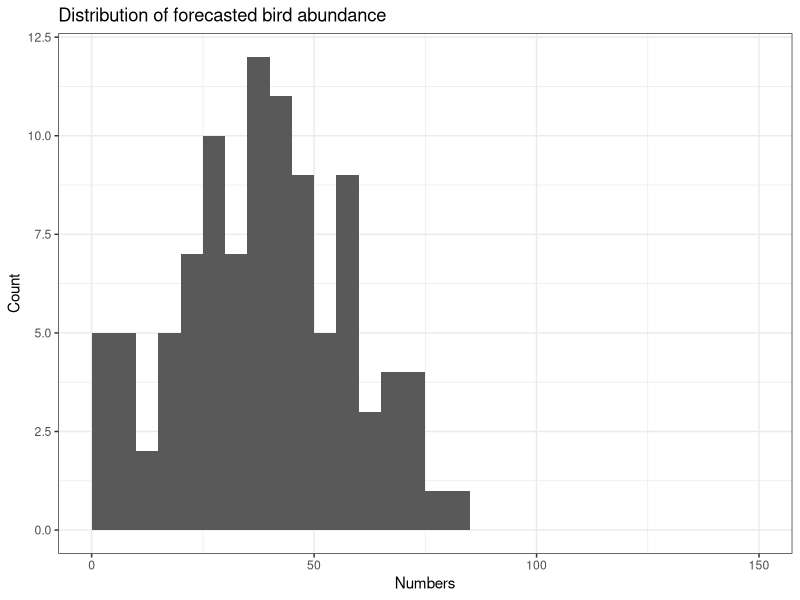
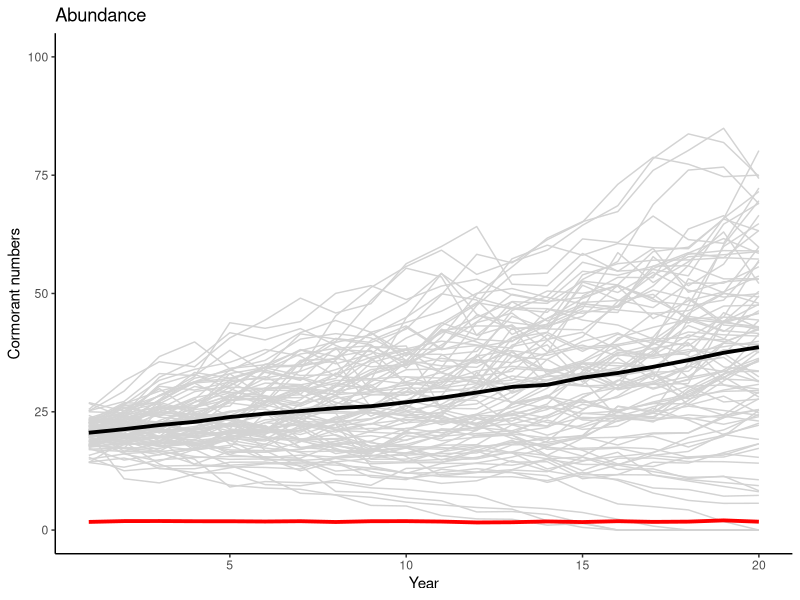
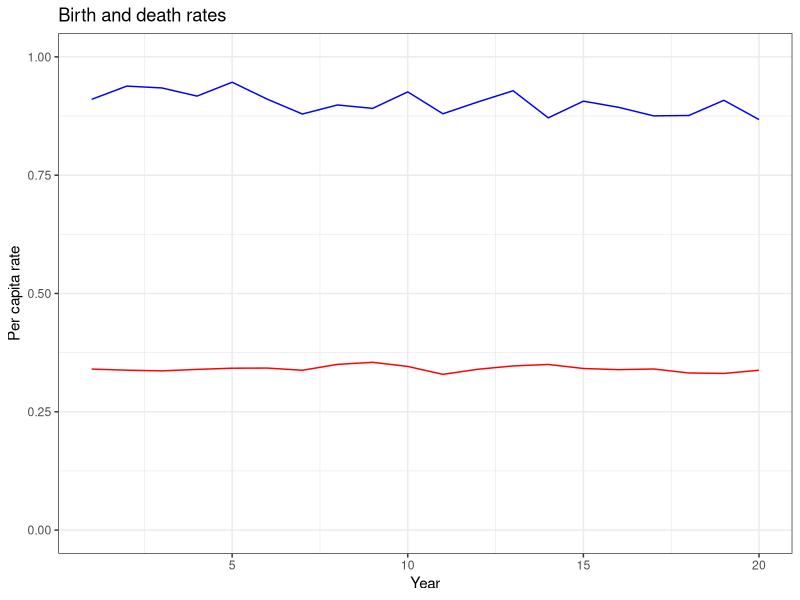
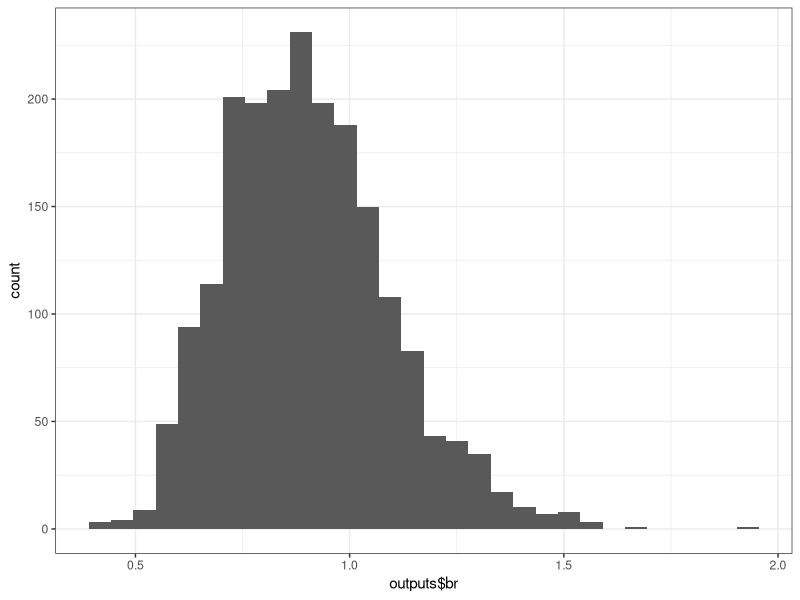

The R script that drew these images, in order:
# Use the cormorant model and add:

# 1. stochastic winter severity index using a gamma distribution 
#    simulate death rate as linearly related to winter severity
# 2. lognormally distributed stochastic variation in birth rate, same as earlier
# 3. normal distribution of cull levels, same as assignment 3.2

# Set an objective for controlled abundance level and determine the largest 
# target cull amount that meets the objective 90% of the time.

# Use 20 year simulations
# Record the final abundance
# Set a target based on the lower 20th percentile of final abundance
# Calculate the variance in this value among replicate simulations
# Estimate a target number of simulations to get an estimate of the 20th percentile that is +/- 10%

# Results comments at end of code

library(ggplot2)

# Simulation controls
nsims <- 100
nyears <- 20
simyears <- nsims * nyears

# Define variables for processes
# Birth rate
a <- 1
b <- .0046
br_sd <- .2

# Death rate
# Gamma with mean ~ 6, variance ~ 18, 90% between 1 and 14
g_shape <- 2  # gamma shape
g_scale <- 3  # gamma scale
ws_slope <- .0154  # winter severity slope
ws_int <- .25    # winter severity intercept

# Harvest
hm <- 1.8  # average harvest or culling rate (1000s)
hsd <- .4 * hm # standard deviation of harvest: cv = .4

# Assignment 3.4 - Part 3
# Calculate variance of the objective proportion
nsamp <- 100
metric <- numeric(nsamp)
for (ivar in 1:nsamp) {
  
# Set up a data frame for time series of numbers and rates for each replicate simulation
birds_over_time <- numeric(simyears) # 100 years x 100 replicates
harvest <- numeric(simyears)
years <- numeric(simyears)
reps <- numeric(simyears)
br <- numeric(simyears)
dr <- numeric(simyears)
outputs <- data.frame(reps,years,birds_over_time,harvest,br,dr)
df_counter <- 1 # initial row for data frame


# Start a loop over replicate simulations
for (sims in 1:nsims) {
  
  # Re-establish starting values for each replicate simulation
  birds <- 20
  
  # Start the main simulation loop over time
  for (i in 1:nyears) {   # we will run the model for 100 time steps
    
    # Calculate the birth and death rates according to our dynamic processes
    # births per female is gamma dist around Ricker (density dependent) average
    br_dev <- rnorm(1,0,br_sd)  # .2 = sqrt(.04)
    births_per_female <- a * exp(-b * birds + br_dev) # add lognormal error
    
    # deaths per capita depend winter severity
    wint_sev <- rgamma(1,shape=g_shape,scale=g_scale)
    deaths_per_capita <- ws_int + ws_slope * wint_sev
    
    # Convert rates to actual numbers
    births <- births_per_female * birds / 2  # divide by 2 because per female
    deaths <- deaths_per_capita * birds
    harvest <- rnorm(1,hm,hsd)  # normally distributed harvest variation
    
    # Apply the tautology
    birds <- birds + births - deaths - harvest
    if (birds < 0) birds <- 0
    
    # Add a row to the output data frame
    outputs[df_counter,] <- c(sims,i,birds,harvest,births_per_female,
                              deaths_per_capita)
    df_counter <- df_counter + 1
    #close the time loop
  }
  #close the replicate simulation loop
}

# Management objective: 20th quantile is greater than xx
lastyear <- subset(outputs,outputs$years==nyears)
metric[ivar] <- quantile(lastyear$birds_over_time,probs=c(.2))

# Next sample
}
# Get var and CV
v_metric <- var(metric)
m_metric <- mean(metric)
cv_metric <- sqrt(v_metric)/m_metric
# Confidence interval
upper_ci <- m_metric+1.96*sqrt(v_metric/nsamp)
lower_ci <- m_metric-1.96*sqrt(v_metric/nsamp)
(upper_ci - m_metric)/m_metric
# sample requirement: # of samples of nsims x nyears simulations
n_req <- ((1.96/.05)*cv_metric)^2




breaks <- seq(0,150,5)  # define bins for histogram using "breaks"
Dist_plot <- ggplot() +
  geom_histogram(mapping = aes(x=lastyear$birds_over_time),
                 breaks=breaks) +
  labs(title="Distribution of forecasted bird abundance",
       x="Numbers",
       y="Count") +
  theme_bw()
plot(Dist_plot)


# calculate the mean across simulations
avg_birds <- as.numeric(by(outputs$birds, outputs$years, FUN=mean))
avg_harvest <- as.numeric(by(outputs$harvest, outputs$years, FUN=mean))
avg_br <- as.numeric(by(outputs$br, outputs$years, FUN=mean))
avg_dr <- as.numeric(by(outputs$dr, outputs$years, FUN=mean))


# Plot the results - ggplot version
x <- seq(from=1,to=nyears)
Number_plot <- ggplot() +
  geom_line(mapping=aes(x=outputs$years,y=outputs$birds_over_time, group=outputs$reps),
            color = 'lightgrey') +
  geom_line(mapping=aes(x=x, y=avg_birds),
            color='black', size=1.3) +
  geom_line(mapping=aes(x=x, y=avg_harvest),
            color='red', size=1.3) +
  labs(title = "Abundance",
       x = "Year",
       y = "Cormorant numbers") +
  coord_cartesian(ylim=c(0,100)) +
  theme_classic()
plot(Number_plot)

Rate_plot <- ggplot() +
  geom_line(mapping=aes(x=x,y=avg_br),
            color='blue') +
  geom_line(mapping=aes(x=x,y=avg_dr),
            color="red") +
  labs(title = "Birth and death rates",
       x="Year",
       y="Per capita rate") +
  coord_cartesian(ylim=c(0,1)) +
  theme_bw()
plot(Rate_plot)

Birth_var <- ggplot() +
  geom_histogram(mapping=aes(x=outputs$br)) +
  theme_bw()
Birth_var

# For 100 simulation replicates
# A cull amount of 1.8 (1,800 birds) gives a "prop_low" value that is less than .1
# at least, most of the time

# Sample size requirement ranges from ~ 24-33 based on 20 trials 
